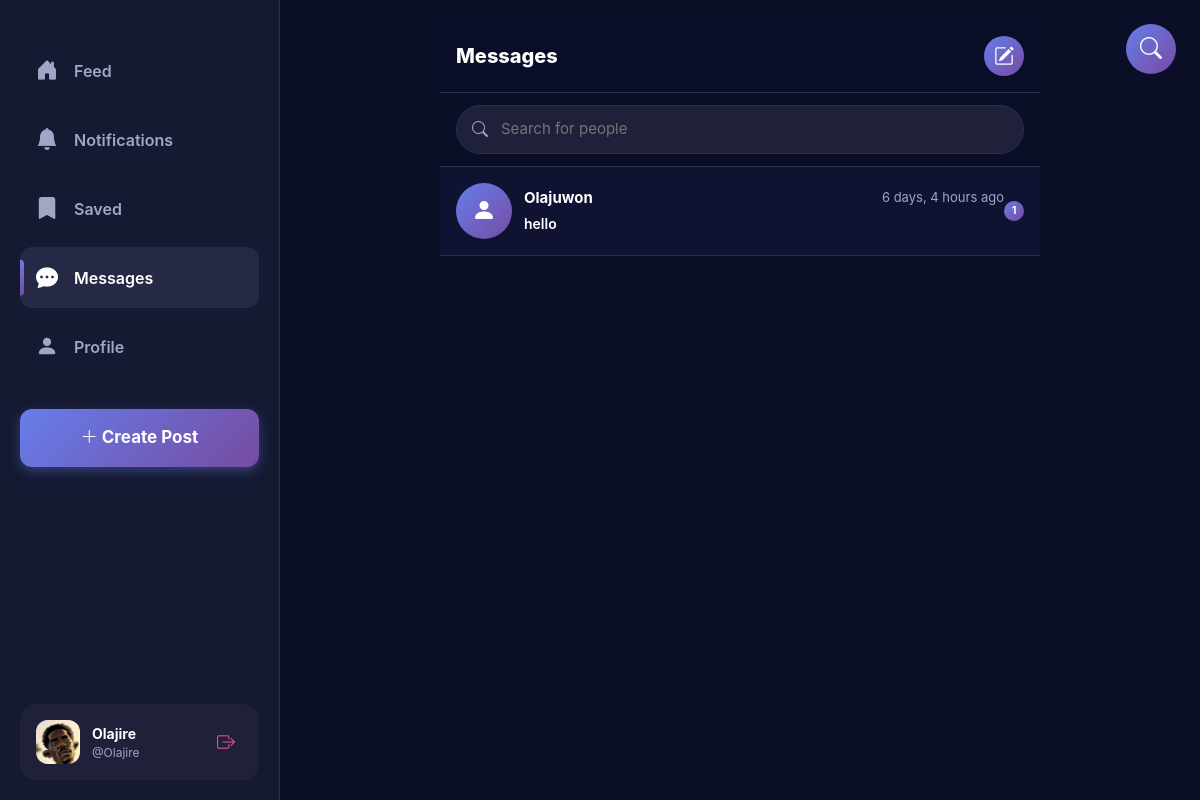
/messages/ (signed in), run on the app's committed database.
### feed/models.py (models this page shows, shortened)
class UserProfile(models.Model):
    DEPARTMENT_CHOICES = [
        ('CS', 'Computer Science'),
        ('ENG', 'Engineering'),
        ('MED', 'Medicine'),
        ('LAW', 'Law'),
        ('BUS', 'Business Administration'),
        ('ART', 'Arts'),
        ('SCI', 'Sciences'),
        ('EDU', 'Education'),
        ('OTHER', 'Other'),
    ]
    LEVEL_CHOICES = [
        ('100', '100 Level'),
        ('200', '200 Level'),
        ('300', '300 Level'),
        ('400', '400 Level'),
        ('500', '500 Level'),
        ('GRAD', 'Graduate'),
    ]
    user = models.OneToOneField(User, on_delete=models.CASCADE, related_name='profile')
    profile_picture = models.ImageField(upload_to='profile_pics/', blank=True, null=True)
    department = models.CharField(max_length=50, choices=DEPARTMENT_CHOICES, blank=True)
    level = models.CharField(max_length=10, choices=LEVEL_CHOICES, blank=True)
    bio = models.TextField(max_length=200, blank=True)
    created_at = models.DateTimeField(auto_now_add=True)
    class Meta:
        verbose_name = 'User Profile'
        verbose_name_plural = 'User Profiles'

class Conversation(models.Model):
    participants = models.ManyToManyField(User, related_name='conversations')
    created_at = models.DateTimeField(auto_now_add=True)
    updated_at = models.DateTimeField(auto_now=True)
    class Meta:
        ordering = ['-updated_at']
    def get_other_participant(self, user):
        return self.participants.exclude(id=user.id).first()

class DirectMessage(models.Model):
    MESSAGE_TYPE_CHOICES = [
        ('TEXT', 'Text'),
        ('IMAGE', 'Image'),
        ('VIDEO', 'Video'),
        ('VOICE', 'Voice Note'),
        ('POST', 'Shared Post'),
    ]
    conversation = models.ForeignKey(Conversation, on_delete=models.CASCADE, related_name='messages', null=True, blank=True)
    sender = models.ForeignKey(User, on_delete=models.CASCADE, related_name='sent_messages')
    recipient = models.ForeignKey(User, on_delete=models.CASCADE, related_name='received_messages')
    message_type = models.CharField(max_length=10, choices=MESSAGE_TYPE_CHOICES, default='TEXT')
    content = models.TextField(blank=True)
    image = models.ImageField(upload_to='dm_images/', blank=True, null=True)
    video = models.FileField(upload_to='dm_videos/', blank=True, null=True)
    voice_note = models.FileField(upload_to='dm_voice/', blank=True, null=True)
    voice_duration = models.IntegerField(null=True, blank=True)  # Duration in seconds
    post = models.ForeignKey('Post', on_delete=models.SET_NULL, null=True, blank=True, related_name='shared_in_dms')
    is_read = models.BooleanField(default=False)
    created_at = models.DateTimeField(auto_now_add=True)
    class Meta:
        ordering = ['created_at']  # Oldest first for chat display
        verbose_name = 'Direct Message'
        verbose_name_plural = 'Direct Messages'

### feed/views.py (the view)
# urls.py: path('messages/', views.messages_inbox, name='messages_inbox'),
@login_required
def messages_inbox(request):
    conversations = Conversation.objects.filter(
        participants=request.user
    ).annotate(
        last_message_time=Max('messages__created_at'),
        unread_count=Count('messages', filter=Q(messages__is_read=False) & ~Q(messages__sender=request.user))
    ).order_by('-last_message_time')
    conversations = conversations.prefetch_related('participants', 'participants__profile')
    for conv in conversations:
        conv.other_user = conv.get_other_participant(request.user)
        conv.last_message = conv.messages.order_by('-created_at').first()
    context = {
        'conversations': conversations,
    }
    return render(request, 'feed/messages/inbox.html', context)

### templates/feed/messages/inbox.html (shortened to what this page needs)
{% extends 'general_base.html' %}
{% block content %}
<div class="messages-container">
    <div class="messages-header">
        <h1>Messages</h1>
        <button class="new-message-btn" onclick="document.getElementById('searchUsersInput').focus()">
            <i class="bi bi-pencil-square"></i>
        </button>
    </div>
    <div class="search-users-box">
        <div class="search-users-wrapper">
            <i class="bi bi-search"></i>
            <input type="text"
                   class="search-users-input"
                   id="searchUsersInput"
                   placeholder="Search for people"
                   autocomplete="off">
        </div>
    </div>
    <div id="conversationsList">
        {% for conv in conversations %}
            {% with other=conv.other_user %}
            <a href="{% url 'conversation' other.username %}" class="conversation-item {% if conv.unread_count > 0 %}unread{% endif %}">
                <div class="conversation-avatar">
                    {% if other.profile.profile_picture %}
                        <img src="{{ other.profile.profile_picture.url }}" alt="{{ other.username }}">
                    {% else %}
                        <i class="bi bi-person-fill"></i>
                    {% endif %}
                </div>
                <div class="conversation-info">
                    <div class="conversation-top">
                        <span class="conversation-name">{{ other.username }}</span>
                        {% if conv.last_message %}
                            <span class="conversation-time">{{ conv.last_message.created_at|timesince }} ago</span>
                        {% endif %}
                    </div>
                    <div class="conversation-preview {% if conv.unread_count > 0 %}unread{% endif %}">
                        {% if conv.last_message %}
                            {% if conv.last_message.message_type == 'IMAGE' %}
                                <i class="bi bi-image"></i> Photo
                            {% elif conv.last_message.message_type == 'VIDEO' %}
                                <i class="bi bi-play-circle"></i> Video
                            {% elif conv.last_message.message_type == 'VOICE' %}
                                <i class="bi bi-mic"></i> Voice message
                            {% elif conv.last_message.message_type == 'POST' %}
                                <i class="bi bi-share"></i> Shared a post
                            {% else %}
                                {{ conv.last_message.content|truncatechars:40 }}
                            {% endif %}
                        {% else %}
                            <span style="font-style: italic;">No messages yet</span>
                        {% endif %}
                    </div>
                </div>
                {% if conv.unread_count > 0 %}
                    <span class="unread-badge">{{ conv.unread_count }}</span>
                {% endif %}
            </a>
            {% endwith %}
        {% empty %}
            <div class="empty-state">
                <i class="bi bi-chat-dots"></i>
                <h3>No messages yet</h3>
                <p>Search for someone to start a conversation</p>
            </div>
        {% endfor %}
    </div>
</div>
{% endblock %}

### templates/general_base.html (shortened to what this page needs)
{% load static %}
<!DOCTYPE html>
<html lang="en">
  <head>
    <link
      href="https://cdn.jsdelivr.net/npm/bootstrap@5.3.0/dist/css/bootstrap.min.css"
      rel="stylesheet"
    />
    <link
      rel="stylesheet"
      href="https://cdn.jsdelivr.net/npm/bootstrap-icons@1.11.0/font/bootstrap-icons.css"
    />
  </head>
  <body>
    <div class="sidebar" id="sidebar">
      <nav class="sidebar-nav" style="margin-top: 20px">
        <ul class="list-unstyled">
          <li class="nav-item">
            <a
              class="nav-link {% if request.path == '/feed/' %}active{% endif %}"
              href="{% url 'feed' %}"
            >
              <i class="bi bi-house-door-fill"></i> Feed
            </a>
          </li>
          <li class="nav-item">
            <a
              href="{% url 'notifications' %}"
              class="nav-link {% if request.path == '/notifications/' %}active{% endif %}"
            >
              <i class="bi bi-bell-fill"></i>
              <span>Notifications</span>
            </a>
          </li>
          <li class="nav-item">
            <a
              href="{% url 'bookmarks' %}"
              class="nav-link {% if request.path == '/bookmarks/' %}active{% endif %}"
            >
              <i class="bi bi-bookmark-fill"></i>
              <span>Saved</span>
            </a>
          </li>
          <li class="nav-item">
            <a
              href="{% url 'messages_inbox' %}"
              class="nav-link {% if 'messages' in request.path %}active{% endif %}"
            >
              <i class="bi bi-chat-dots-fill"></i>
              <span>Messages</span>
            </a>
          </li>
          <li class="nav-item">
            <a
              href="{% url 'public_profile' user.username %}"
              class="nav-link {% if request.path == '/user.username/' %}active{% endif %}"
            >
              <i class="bi bi-person-fill"></i>
              <span>Profile</span>
            </a>
          </li>
        </ul>
        <button
          class="post-btn"
          onclick="window.location.href='{% url 'create_post_page' %}'"
        >
          <i class="bi bi-plus-lg"></i> Create Post
        </button>
      </nav>
      <div class="user-profile-sidebar">
        <div class="user-avatar">
          {% if user.profile.profile_picture %}
          <img
            src="{{ user.profile.profile_picture.url }}"
            alt="{{ user.username }}"
          />
          {% else %}
          <i class="bi bi-person-fill"></i>
          {% endif %}
        </div>
        <div class="user-info">
          <div class="user-name">{{ user.username }}</div>
          <div class="user-handle">@{{ user.username }}</div>
        </div>
        <a href="{% url 'logout' %}" class="logout-btn" title="Logout">
          <i class="bi bi-box-arrow-right"></i>
        </a>
      </div>
    </div>
    <main class="main-content" id="mainContent">
      {% block content %}{% endblock %}
    </main>
    {% if request.path != '/search/' %}
    <a href="{% url 'search' %}" class="floating-search-btn">
      <i class="bi bi-search"></i>
    </a>
    {% endif %}
  </body>
</html>

### templates/general_base.html (style rules this page uses)
:root { --primary-gradient: linear-gradient(135deg, #667eea 0%, #764ba2 100%); --secondary-gradient: linear-gradient(135deg, #f093fb 0%, #f5576c 100%); --success-gradient: linear-gradient(135deg, #4facfe 0%, #00f2fe 100%); --bg-primary: #0a0e27; --bg-secondary: #151932; --bg-tertiary: #1e2139; --bg-hover: #252945; --border-color: #2a2f4f; --text-primary: #ffffff; --text-secondary: #a0a6c5; --accent-purple: #8b5cf6; --accent-pink: #ec4899; --accent-blue: #3b82f6; }
* { margin: 0; padding: 0; box-sizing: border-box; }
body { background: var(--bg-primary); color: var(--text-primary); font-family: "Inter", -apple-system, BlinkMacSystemFont, "Segoe UI", Roboto, sans-serif; overflow-x: hidden; }
.sidebar { position: fixed; left: 0; top: 0; height: 100vh; width: 280px; background: var(--bg-secondary); border-right: 1px solid var(--border-color); padding: 20px; display: flex; flex-direction: column; z-index: 1000; transition: transform 0.3s cubic-bezier(0.4, 0, 0.2, 1); }
.sidebar-nav { flex: 1; }
.nav-item { margin-bottom: 8px; }
.nav-link { display: flex; align-items: center; padding: 14px 16px; border-radius: 12px; color: var(--text-secondary); text-decoration: none; font-size: 16px; font-weight: 600; transition: all 0.2s; position: relative; overflow: hidden; }
.nav-link::before { content: ""; position: absolute; top: 0; left: 0; right: 0; bottom: 0; background: var(--primary-gradient); opacity: 0; transition: opacity 0.2s; }
.nav-link.active { color: var(--text-primary); background: var(--bg-hover); }
.nav-link.active::after { content: ""; position: absolute; left: 0; top: 50%; transform: translateY(-50%); width: 4px; height: 60%; background: var(--primary-gradient); border-radius: 0 4px 4px 0; }
.nav-link i { font-size: 22px; margin-right: 16px; width: 22px; position: relative; z-index: 1; }
.nav-link span { position: relative; z-index: 1; }
.post-btn { background: var(--primary-gradient); color: white; border: none; border-radius: 12px; padding: 16px; font-size: 17px; font-weight: 700; width: 100%; margin: 16px 0; cursor: pointer; transition: all 0.3s; box-shadow: 0 4px 12px rgba(102, 126, 234, 0.4); }
.user-profile-sidebar { padding: 16px; border-radius: 16px; display: flex; align-items: center; cursor: pointer; transition: all 0.2s; background: var(--bg-tertiary); position: relative; }
.user-avatar { width: 44px; height: 44px; border-radius: 12px; background: var(--primary-gradient); display: flex; align-items: center; justify-content: center; margin-right: 12px; overflow: hidden; flex-shrink: 0; }
.user-avatar img { width: 100%; height: 100%; object-fit: cover; }
.user-info { flex: 1; min-width: 0; }
.user-name { font-weight: 700; font-size: 14px; white-space: nowrap; overflow: hidden; text-overflow: ellipsis; }
.user-handle { font-size: 12px; color: var(--text-secondary); white-space: nowrap; overflow: hidden; text-overflow: ellipsis; }
.logout-btn { background: none; border: none; color: var(--accent-pink); font-size: 18px; cursor: pointer; padding: 8px; border-radius: 8px; transition: all 0.2s; }
.main-content { margin-left: 280px; margin-right: 360px; min-height: 100vh; transition: margin-left 0.3s cubic-bezier(0.4, 0, 0.2, 1); padding: 20px 0; }
@media (max-width: 1400px) { .main-content { margin-right: 0; } }
.floating-search-btn { display: none; position: fixed; top: 24px; right: 24px; width: 50px; height: 50px; border-radius: 50%; background: var(--primary-gradient); color: white; font-size: 22px; z-index: 1000; transition: all 0.3s ease; align-items: center; justify-content: center; text-decoration: none; }
@media (min-width: 769px) and (max-width: 1400px) { .floating-search-btn { display: flex; } }

### data on the page
Conversation: other_user.username "Olajuwon", last_message.created_at "6 days, 4 hours", last_message.content "hello", unread_count "1"

### other printed values
{{ user.username }} "Olajire"
